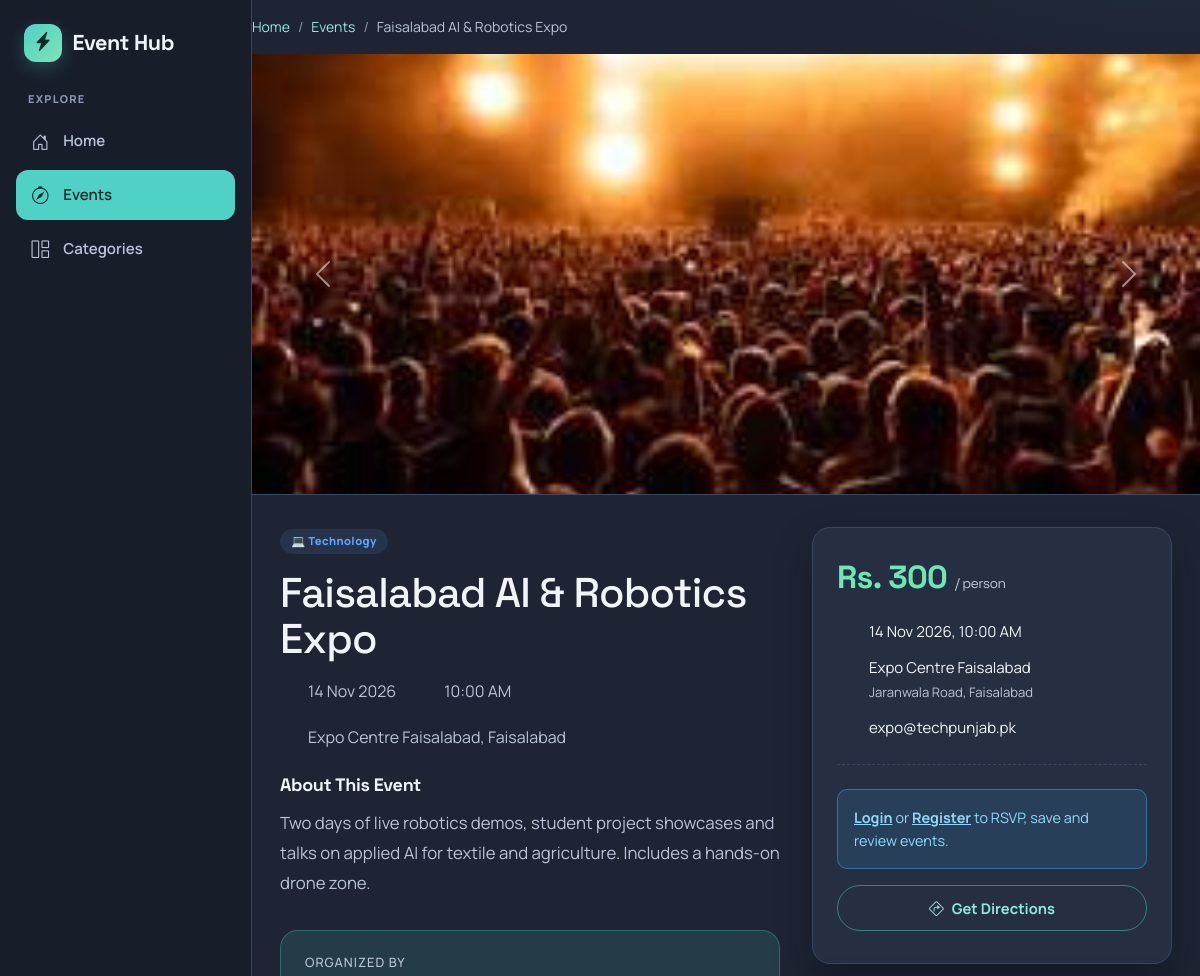
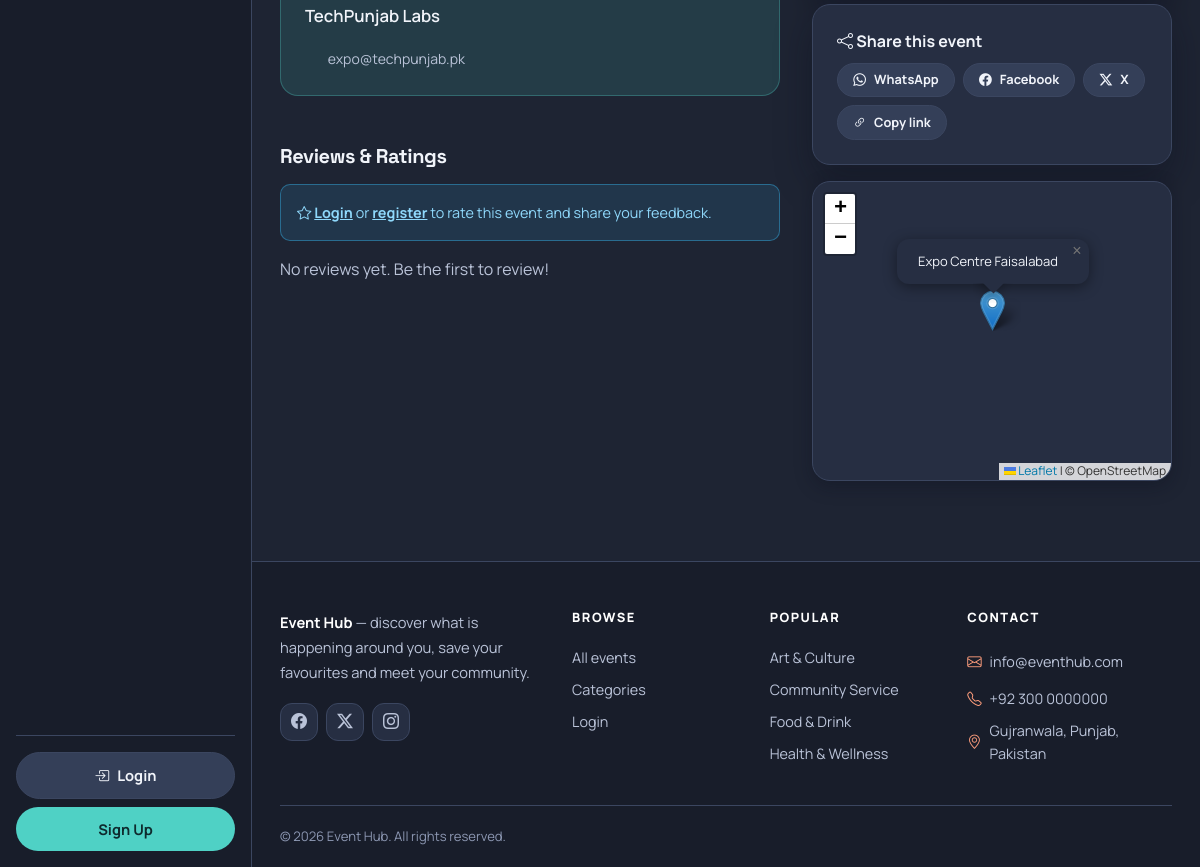
The app's page /event.php?id=1 with its own data (2 pictures, top to bottom).
### tables this page shows
CREATE TABLE events (
  id INT AUTO_INCREMENT PRIMARY KEY,
  title VARCHAR(200) NOT NULL,
  category_id INT NOT NULL,
  short_desc VARCHAR(255),
  description TEXT,
  venue VARCHAR(150),
  address VARCHAR(255),
  city VARCHAR(80),
  lat DECIMAL(10,7) NOT NULL,
  lng DECIMAL(10,7) NOT NULL,
  event_date DATE NOT NULL,
  event_time TIME,
  price DECIMAL(10,2) DEFAULT 0,
  organizer_name VARCHAR(120),
  organizer_contact VARCHAR(150),
  image VARCHAR(255) DEFAULT 'images/default.jpg',
  is_featured TINYINT DEFAULT 0,
  status ENUM('pending','approved','rejected') DEFAULT 'pending',
  created_by INT NULL,
  created_at TIMESTAMP DEFAULT CURRENT_TIMESTAMP,
  FOREIGN KEY (category_id) REFERENCES categories(id)
);

CREATE TABLE categories (
  id INT AUTO_INCREMENT PRIMARY KEY,
  name VARCHAR(80) NOT NULL,
  color VARCHAR(10) DEFAULT '#6f42c1'
);

### event.php (the view, shortened to what this page needs)
<?php
require 'includes/functions.php';
$id = (int)($_GET['id'] ?? 0);
$rows = get_events("AND e.id=?", [$id]);
$ev = $rows[0];
$gallery = $pdo->prepare("SELECT image FROM event_images WHERE event_id=?"); $gallery->execute([$id]);
$images = array_merge([$ev['image']], array_column($gallery->fetchAll(), 'image'));
$rv = $pdo->prepare("SELECT r.*, u.name FROM reviews r JOIN users u ON u.id=r.user_id WHERE r.event_id=? ORDER BY r.id DESC");
$rv->execute([$id]); $reviews = $rv->fetchAll();
$avg = $reviews ? round(array_sum(array_column($reviews, 'rating')) / count($reviews), 1) : 0;
$going = $saved = false;
$reviewed = false;
$url = (isset($_SERVER['HTTPS']) ? 'https' : 'http') . '://' . $_SERVER['HTTP_HOST'] . BASE_URL . 'event.php?id=' . $id;
include 'includes/header.php';
$cc = e($ev['color']);
?>
<div class="event-detail page-content">
  <div class="container crumb-bar">
    <nav aria-label="breadcrumb"><ol class="breadcrumb">
      <li class="breadcrumb-item"><a href="index.php">Home</a></li>
      <li class="breadcrumb-item"><a href="events.php">Events</a></li>
      <li class="breadcrumb-item active" aria-current="page"><?= e($ev['title']) ?></li>
    </ol></nav>
  </div>
  <div id="gal" class="carousel slide detail-carousel" data-bs-ride="carousel">
    <div class="carousel-inner">
      <?php foreach ($images as $i => $img): ?>
        <div class="carousel-item <?= $i == 0 ? 'active' : '' ?>">
          <?= img_tag($img, $ev['title'] . ' - photo ' . ($i + 1), 'class="d-block w-100" width="1200" height="400"', event_fallback($ev['id'])) ?>
        </div>
      <?php endforeach; ?>
    </div>
    <?php if (count($images) > 1): ?>
      <button class="carousel-control-prev" type="button" data-bs-target="#gal" data-bs-slide="prev" aria-label="Previous"><span class="carousel-control-prev-icon"></span></button>
      <button class="carousel-control-next" type="button" data-bs-target="#gal" data-bs-slide="next" aria-label="Next"><span class="carousel-control-next-icon"></span></button>
    <?php endif; ?>
  </div>
  <div class="container">
    <div class="event-detail-content">
      <div class="event-detail-main">
        <span class="event-card-category" style="margin-bottom:1rem;display:inline-flex;background:<?= $cc ?>1f;color:<?= $cc ?>"><?= cat_icon($ev['cat']) ?> <?= e($ev['cat']) ?></span>
        <h1><?= e($ev['title']) ?></h1>
        <div class="event-detail-meta">
          <div class="event-detail-meta-item"><?= svg('cal') ?> <?= date('d M Y', strtotime($ev['event_date'])) ?></div>
          <?php if ($ev['event_time']): ?><div class="event-detail-meta-item"><?= svg('clock') ?> <?= date('h:i A', strtotime($ev['event_time'])) ?></div><?php endif; ?>
          <div class="event-detail-meta-item"><?= svg('pin') ?> <?= e($ev['venue']) ?>, <?= e($ev['city']) ?></div>
        </div>
        <div class="event-detail-desc">
          <h3 style="font-size:1.125rem;font-weight:700;margin-bottom:0.75rem;color:var(--text-primary)">About This Event</h3>
          <p><?= nl2br(e($ev['description'])) ?></p>
        </div>
        <div class="event-detail-organizer">
          <h3>Organized by</h3>
          <p><?= e($ev['organizer_name']) ?></p>
          <small><?= svg('mail') ?> <?= e($ev['organizer_contact']) ?></small>
        </div>
        <h3 class="mt-5 mb-3" id="reviews" style="font-size:1.25rem;font-weight:700">Reviews &amp; Ratings
          <?php if ($avg): ?><span class="text-warning ms-2">★ <?= $avg ?></span><small class="text-muted"> (<?= count($reviews) ?>)</small><?php endif; ?></h3>
        <?php
        $needPast   = setting('review_after_event', '0') == '1';
        ?>
        <?php if (setting('reviews_enabled') != '1'): ?>
          <div class="alert alert-secondary">Reviews are currently disabled by the admin.</div>
        <?php elseif (!is_logged()): ?>
          <div class="alert alert-info"><i class="bi bi-star"></i> <a href="login.php"><strong>Login</strong></a> or <a href="register.php"><strong>register</strong></a> to rate this event and share your feedback.</div>
        <?php elseif ($reviewed): ?>
          <div class="alert alert-success"><i class="bi bi-check-circle"></i> Thank you! You have already reviewed this event.</div>
        <?php endif; ?>
        <?php if (!$reviews) echo '<p class="text-muted">No reviews yet. Be the first to review!</p>'; ?>
      </div>
      <div class="event-detail-sidebar">
        <div class="sidebar-card card card-body">
          <div class="price"><?= price_text($ev['price']) ?> <?php if ($ev['price'] > 0): ?><span>/ person</span><?php endif; ?></div>
          <div class="sidebar-info">
            <div class="sidebar-info-item"><?= svg('cal') ?> <?= date_text($ev['event_date'], $ev['event_time']) ?></div>
            <div class="sidebar-info-item"><?= svg('pin') ?> <span><?= e($ev['venue']) ?><br><small class="text-muted"><?= e($ev['address']) ?>, <?= e($ev['city']) ?></small></span></div>
            <div class="sidebar-info-item"><?= svg('mail') ?> <?= e($ev['organizer_contact']) ?></div>
          </div>
          <?php if (is_logged()): ?>
            <form method="post" action="actions.php">
              <input type="hidden" name="event_id" value="<?= $id ?>">
              <button name="do" value="rsvp" class="btn <?= $going ? 'btn-success' : 'btn-primary' ?> btn-lg">
                <?= $going ? '✔ Registered (click to cancel)' : 'RSVP / Register' ?></button>
              <button name="do" value="save" class="btn btn-secondary mt-2"><i class="bi <?= $saved ? 'bi-heart-fill text-danger' : 'bi-heart' ?>"></i> <?= $saved ? 'Saved' : 'Save event' ?></button>
            </form>
          <?php else: ?>
            <div class="alert alert-info mb-0"><a href="login.php"><strong>Login</strong></a> or <a href="register.php"><strong>Register</strong></a> to RSVP, save and review events.</div>
          <?php endif; ?>
          <a class="btn btn-outline mt-3" target="_blank" rel="noopener"
             href="https://www.google.com/maps/dir/?api=1&destination=<?= $ev['lat'] ?>,<?= $ev['lng'] ?>"><i class="bi bi-sign-turn-right"></i> Get Directions</a>
        </div>
        <div class="sidebar-card card card-body mt-3">
          <strong class="mb-2"><i class="bi bi-share"></i> Share this event</strong>
          <div class="share-row">
            <a class="btn btn-secondary btn-sm" target="_blank" rel="noopener" href="https://wa.me/?text=<?= urlencode($ev['title'] . ' ' . $url) ?>"><i class="bi bi-whatsapp"></i> WhatsApp</a>
            <a class="btn btn-secondary btn-sm" target="_blank" rel="noopener" href="https://www.facebook.com/sharer/sharer.php?u=<?= urlencode($url) ?>"><i class="bi bi-facebook"></i> Facebook</a>
            <a class="btn btn-secondary btn-sm" target="_blank" rel="noopener" href="https://twitter.com/intent/tweet?text=<?= urlencode($ev['title']) ?>&url=<?= urlencode($url) ?>"><i class="bi bi-twitter-x"></i> X</a>
            <button class="btn btn-secondary btn-sm" type="button" onclick="navigator.clipboard.writeText('<?= e($url) ?>');this.innerText='Copied!'"><i class="bi bi-link-45deg"></i> Copy link</button>
          </div>
        </div>
        <div id="mini" class="mt-3" role="img" aria-label="Map showing <?= e($ev['venue']) ?>"></div>
      </div>
    </div>
  </div>
</div>
<?php include 'includes/footer.php'; ?>

### includes/footer.php (shortened to what this page needs)
<footer class="footer">
  <div class="container">
    <div class="footer-grid">
      <div class="footer-brand">
        <p class="footer-desc"><strong><?= SITE_NAME ?></strong> &mdash; discover what is happening around you, save your favourites and meet your community.</p>
        <div class="social-links d-flex gap-2">
          <a href="#" class="social-link" aria-label="Facebook"><i class="bi bi-facebook"></i></a>
          <a href="#" class="social-link" aria-label="Twitter"><i class="bi bi-twitter-x"></i></a>
          <a href="#" class="social-link" aria-label="Instagram"><i class="bi bi-instagram"></i></a>
        </div>
      </div>
      <div class="footer-links">
        <h4>Browse</h4>
        <a href="<?= BASE_URL ?>events.php">All events</a>
        <a href="<?= BASE_URL ?>categories.php">Categories</a>
        <a href="<?= BASE_URL ?><?= is_logged() ? 'profile.php' : 'login.php' ?>"><?= is_logged() ? 'My profile' : 'Login' ?></a>
      </div>
      <div class="footer-links">
        <h4>Popular</h4>
        <?php foreach (array_slice(get_categories(), 0, 4) as $fc): ?>
          <a href="<?= BASE_URL ?>events.php?cat[]=<?= $fc['id'] ?>"><?= e($fc['name']) ?></a>
        <?php endforeach; ?>
      </div>
      <div class="footer-links">
        <h4>Contact</h4>
        <p><i class="bi bi-envelope"></i> <a href="mailto:<?= SITE_EMAIL ?>"><?= SITE_EMAIL ?></a></p>
        <p><i class="bi bi-telephone"></i> <?= SITE_PHONE ?></p>
        <p><i class="bi bi-geo-alt"></i> <?= SITE_ADDRESS ?></p>
      </div>
    </div>
    <div class="footer-bottom"><p>&copy; <?= date('Y') ?> <?= SITE_NAME ?>. All rights reserved.</p></div>
  </div>
</footer>
</div>
</div>
</body>
</html>

### records on screen
events: title "Faisalabad AI & Robotics Expo", category.name "💻", category.name "Technology", event_date "14 Nov 2026", event_time "10:00 AM", venue "Expo Centre Faisalabad", city "Faisalabad", description "Two days of live robotics demos, student project showcases and talks on applied AI for textile and agriculture. Includes a hands-on drone zone.", organizer_name "TechPunjab Labs", organizer_contact "expo@techpunjab.pk", price "Rs. 300", date_text($ev['event_date'], $ev['event_time']) "14 Nov 2026, 10:00 AM", address "Jaranwala Road"
categories: name "Art & Culture"
categories: name "Community Service"
categories: name "Food & Drink"
categories: name "Health & Wellness"

### other values on screen
SITE_NAME "Event Hub"
SITE_EMAIL "info@eventhub.com"
SITE_PHONE "+92 300 0000000"
SITE_ADDRESS "Gujranwala, Punjab, Pakistan"
